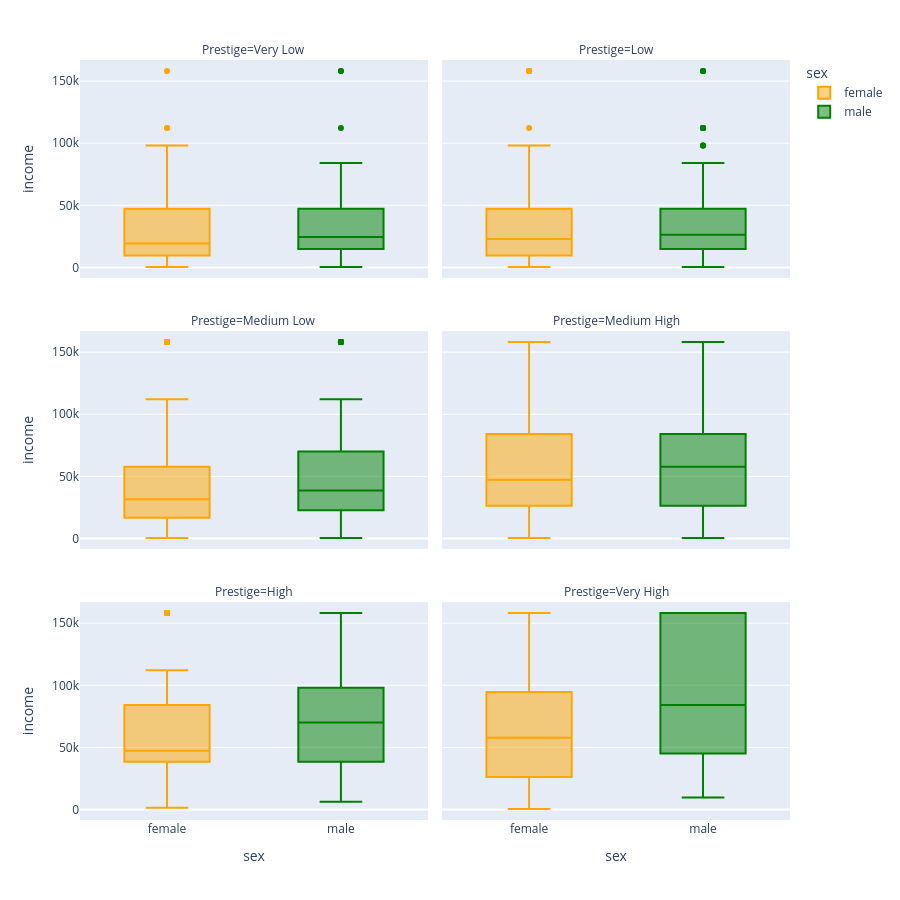

Here is the notebook cell this chart was saved with:
### Markdown cell above
## Problem 6
Create a new dataframe that contains only `income`, `sex`, and `job_prestige`. Then create a new feature in this dataframe that breaks `job_prestige` into six categories with equally sized ranges. Finally, drop all rows with any missing values in this dataframe.

Then create a facet grid with three rows and two columns in which each cell contains an interactive box plot comparing the income distributions of men and women for each of these new categories. 

(If you want men to be represented by blue and women by red, you can include `color_discrete_map = {'male':'blue', 'female':'red'}` in your plotting function. Or use different colors if you want!) [15 points]

### Code cell
data6 = gss_clean[['income', 'sex', 'job_prestige']]
data6['job_prestige_group'] = pd.cut(data6['job_prestige'], bins=6, labels=['Very Low', 'Low', 'Medium Low', 'Medium High', 'High', 'Very High'])
data6 = data6.dropna()
data6 = data6.sort_values(by='job_prestige_group')

facet_box = px.box(data6, 
    facet_col='job_prestige_group',
    x='sex', 
    y='income', 
    facet_col_wrap=2, 
    color='sex', 
    height=900, 
    color_discrete_map={'male': 'green', 'female': 'orange'},
    labels={
        'job_prestige_group': 'Prestige'
    }
)

facet_box.show()

### Figure 1 — Plotly figure (JSON) as saved in the notebook; plotly's stock layout.template omitted (floating-point values rounded to 4 significant figures; data arrays with more than 128 entries replaced by an {"elided": "..."} marker saying what was removed)
{"data": [{"alignmentgroup": "True", "hovertemplate": "sex=%{x}<br>Prestige=Very Low<br>income=%{y}<extra></extra>", "legendgroup": "female", "marker": {"color": "orange"}, "name": "female", "notched": false, "offsetgroup": "female", "orientation": "v", "showlegend": true, "type": "box", "x": ["female", "female", "female", "female", "female", "female", "female", "female", "female", "female", "female", "female", "female", "female", "female", "female", "female", "female", "female", "female", "female", "female", "female", "female", "female", "female", "female", "female", "female", "female", "female", "female", "female", "female", "female", "female", "female", "female", "female", "female", "female", "female", "female", "female", "female", "female", "female", "female", "female", "female", "female", "female", "female", "female", "female", "female", "female", "female", "female", "female", "female", "female", "female", "female", "female", "female", "female", "female", "female", "female", "female", "female", "female", "female", "female", "female", "female", "female", "female", "female", "female", "female", "female", "female", "female", "female", "female", "female", "female", "female", "female", "female", "female", "female", "female", "female", "female", "female", "female", "female", "female", "female", "female", "female", "female", "female", "female", "female", "female", "female", "female", "female", "female", "female", "female", "female", "female", "female", "female", "female", "female", "female", "female", "female", "female"], "x0": " ", "xaxis": "x5", "y": [22780.0, 19280.0, 350.5, 2454.0, 47320.0, 84120.0, 14900.0, 19280.0, 31540.0, 19280.0, 57830.0, 38560.0, 70100.0, 112200.0, 9639.0, 13140.0, 158200.0, 2454.0, 14900.0, 3856.0, 47320.0, 9639.0, 47320.0, 22780.0, 38560.0, 70100.0, 14900.0, 14900.0, 57830.0, 70100.0, 9639.0, 57830.0, 4556.0, 22780.0, 26290.0, 47320.0, 14900.0, 11390.0, 31540.0, 84120.0, 1402.0, 112200.0, 7886.0, 31540.0, 3154.0, 57830.0, 11390.0, 26290.0, 47320.0, 38560.0, 22780.0, 57830.0, 19280.0, 7886.0, 11390.0, 16650.0, 11390.0, 3154.0, 84120.0, 7886.0, 38560.0, 16650.0, 5258.0, 9639.0, 22780.0, 47320.0, 19280.0, 38560.0, 13140.0, 19280.0, 19280.0, 6309.0, 19280.0, 16650.0, 70100.0, 38560.0, 19280.0, 38560.0, 3856.0, 22780.0, 57830.0, 16650.0, 9639.0, 3154.0, 7886.0, 7886.0, 47320.0, 19280.0, 26290.0, 31540.0, 47320.0, 70100.0, 350.5, 2454.0, 6309.0, 26290.0, 9639.0, 7886.0, 57830.0, 70100.0, 5258.0, 19280.0, 14900.0, 47320.0, 26290.0, 6309.0, 22780.0, 57830.0, 70100.0, 70100.0, 7886.0, 1402.0, 26290.0, 26290.0, 47320.0, 31540.0, 6309.0, 31540.0, 3856.0, 3856.0, 57830.0, 98140.0, 19280.0, 19280.0, 38560.0], "y0": " ", "yaxis": "y5"}, {"alignmentgroup": "True", "hovertemplate": "sex=%{x}<br>Prestige=Low<br>income=%{y}<extra></extra>", "legendgroup": "female", "marker": {"color": "orange"}, "name": "female", "notched": false, "offsetgroup": "female", "orientation": "v", "showlegend": false, "type": "box", "x": {"elided": "234 str values"}, "x0": " ", "xaxis": "x6", "y": {"elided": "234 float values"}, "y0": " ", "yaxis": "y6"}, {"alignmentgroup": "True", "hovertemplate": "sex=%{x}<br>Prestige=Medium Low<br>income=%{y}<extra></extra>", "legendgroup": "female", "marker": {"color": "orange"}, "name": "female", "notched": false, "offsetgroup": "female", "orientation": "v", "showlegend": false, "type": "box", "x": {"elided": "357 str values"}, "x0": " ", "xaxis": "x3", "y": {"elided": "357 float values"}, "y0": " ", "yaxis": "y3"}, {"alignmentgroup": "True", "hovertemplate": "sex=%{x}<br>Prestige=Medium High<br>income=%{y}<extra></extra>", "legendgroup": "female", "marker": {"color": "orange"}, "name": "female", "notched": false, "offsetgroup": "female", "orientation": "v", "showlegend": false, "type": "box", "x": {"elided": "169 str values"}, "x0": " ", "xaxis": "x4", "y": {"elided": "169 float values"}, "y0": " ", "yaxis": "y4"}, {"alignmentgroup": "True", "hovertemplate": "sex=%{x}<br>Prestige=High<br>income=%{y}<extra></extra>", "legendgroup": "female", "marker": {"color": "orange"}, "name": "female", "notched": false, "offsetgroup": "female", "orientation": "v", "showlegend": false, "type": "box", "x": {"elided": "197 str values"}, "x0": " ", "xaxis": "x", "y": {"elided": "197 float values"}, "y0": " ", "yaxis": "y"}, {"alignmentgroup": "True", "hovertemplate": "sex=%{x}<br>Prestige=Very High<br>income=%{y}<extra></extra>", "legendgroup": "female", "marker": {"color": "orange"}, "name": "female", "notched": false, "offsetgroup": "female", "orientation": "v", "showlegend": false, "type": "box", "x": ["female", "female", "female", "female", "female", "female", "female", "female", "female", "female", "female", "female", "female", "female", "female", "female", "female", "female", "female", "female", "female", "female", "female", "female", "female", "female", "female", "female", "female", "female", "female", "female", "female", "female", "female", "female", "female", "female", "female"], "x0": " ", "xaxis": "x2", "y": [70100.0, 98140.0, 158200.0, 7886.0, 47320.0, 158200.0, 84120.0, 26290.0, 158200.0, 57830.0, 22780.0, 5258.0, 84120.0, 38560.0, 26290.0, 57830.0, 158200.0, 158200.0, 22780.0, 158200.0, 57830.0, 70100.0, 158200.0, 57830.0, 9639.0, 112200.0, 47320.0, 47320.0, 84120.0, 112200.0, 22780.0, 57830.0, 26290.0, 84120.0, 350.5, 70100.0, 16650.0, 70100.0, 31540.0], "y0": " ", "yaxis": "y2"}, {"alignmentgroup": "True", "hovertemplate": "sex=%{x}<br>Prestige=Very Low<br>income=%{y}<extra></extra>", "legendgroup": "male", "marker": {"color": "green"}, "name": "male", "notched": false, "offsetgroup": "male", "orientation": "v", "showlegend": true, "type": "box", "x": ["male", "male", "male", "male", "male", "male", "male", "male", "male", "male", "male", "male", "male", "male", "male", "male", "male", "male", "male", "male", "male", "male", "male", "male", "male", "male", "male", "male", "male", "male", "male", "male", "male", "male", "male", "male", "male", "male", "male", "male", "male", "male", "male", "male", "male", "male", "male", "male", "male", "male", "male", "male", "male", "male", "male", "male", "male", "male", "male", "male", "male", "male", "male", "male", "male", "male", "male", "male", "male", "male", "male", "male", "male", "male", "male", "male", "male", "male", "male", "male", "male", "male", "male", "male"], "x0": " ", "xaxis": "x5", "y": [47320.0, 1402.0, 9639.0, 22780.0, 22780.0, 22780.0, 13140.0, 7886.0, 22780.0, 38560.0, 112200.0, 19280.0, 13140.0, 31540.0, 38560.0, 16650.0, 19280.0, 26290.0, 47320.0, 16650.0, 31540.0, 14900.0, 19280.0, 7886.0, 57830.0, 19280.0, 47320.0, 38560.0, 9639.0, 11390.0, 7886.0, 6309.0, 47320.0, 6309.0, 31540.0, 38560.0, 57830.0, 9639.0, 84120.0, 22780.0, 16650.0, 70100.0, 14900.0, 38560.0, 19280.0, 1402.0, 14900.0, 26290.0, 7886.0, 38560.0, 7886.0, 47320.0, 9639.0, 70100.0, 22780.0, 9639.0, 158200.0, 26290.0, 47320.0, 47320.0, 47320.0, 70100.0, 16650.0, 38560.0, 7886.0, 38560.0, 70100.0, 38560.0, 19280.0, 47320.0, 57830.0, 38560.0, 31540.0, 31540.0, 47320.0, 31540.0, 11390.0, 158200.0, 19280.0, 14900.0, 47320.0, 350.5, 19280.0, 47320.0], "y0": " ", "yaxis": "y5"}, {"alignmentgroup": "True", "hovertemplate": "sex=%{x}<br>Prestige=Low<br>income=%{y}<extra></extra>", "legendgroup": "male", "marker": {"color": "green"}, "name": "male", "notched": false, "offsetgroup": "male", "orientation": "v", "showlegend": false, "type": "box", "x": {"elided": "238 str values"}, "x0": " ", "xaxis": "x6", "y": {"elided": "238 float values"}, "y0": " ", "yaxis": "y6"}, {"alignmentgroup": "True", "hovertemplate": "sex=%{x}<br>Prestige=Medium Low<br>income=%{y}<extra></extra>", "legendgroup": "male", "marker": {"color": "green"}, "name": "male", "notched": false, "offsetgroup": "male", "orientation": "v", "showlegend": false, "type": "box", "x": {"elided": "269 str values"}, "x0": " ", "xaxis": "x3", "y": {"elided": "269 float values"}, "y0": " ", "yaxis": "y3"}, {"alignmentgroup": "True", "hovertemplate": "sex=%{x}<br>Prestige=Medium High<br>income=%{y}<extra></extra>", "legendgroup": "male", "marker": {"color": "green"}, "name": "male", "notched": false, "offsetgroup": "male", "orientation": "v", "showlegend": false, "type": "box", "x": {"elided": "162 str values"}, "x0": " ", "xaxis": "x4", "y": {"elided": "162 float values"}, "y0": " ", "yaxis": "y4"}, {"alignmentgroup": "True", "hovertemplate": "sex=%{x}<br>Prestige=High<br>income=%{y}<extra></extra>", "legendgroup": "male", "marker": {"color": "green"}, "name": "male", "notched": false, "offsetgroup": "male", "orientation": "v", "showlegend": false, "type": "box", "x": {"elided": "148 str values"}, "x0": " ", "xaxis": "x", "y": {"elided": "148 float values"}, "y0": " ", "yaxis": "y"}, {"alignmentgroup": "True", "hovertemplate": "sex=%{x}<br>Prestige=Very High<br>income=%{y}<extra></extra>", "legendgroup": "male", "marker": {"color": "green"}, "name": "male", "notched": false, "offsetgroup": "male", "orientation": "v", "showlegend": false, "type": "box", "x": ["male", "male", "male", "male", "male", "male", "male", "male", "male", "male", "male", "male", "male", "male", "male", "male", "male", "male", "male", "male", "male", "male", "male", "male", "male", "male", "male", "male", "male", "male", "male", "male", "male", "male", "male", "male", "male", "male", "male", "male", "male", "male", "male", "male", "male", "male", "male", "male", "male", "male", "male", "male", "male"], "x0": " ", "xaxis": "x2", "y": [158200.0, 57830.0, 98140.0, 57830.0, 158200.0, 57830.0, 31540.0, 112200.0, 38560.0, 158200.0, 158200.0, 84120.0, 70100.0, 112200.0, 158200.0, 26290.0, 158200.0, 158200.0, 158200.0, 84120.0, 84120.0, 31540.0, 47320.0, 38560.0, 22780.0, 47320.0, 57830.0, 98140.0, 38560.0, 84120.0, 9639.0, 57830.0, 158200.0, 70100.0, 47320.0, 31540.0, 57830.0, 70100.0, 84120.0, 31540.0, 112200.0, 158200.0, 84120.0, 19280.0, 158200.0, 84120.0, 158200.0, 158200.0, 38560.0, 84120.0, 19280.0, 57830.0, 158200.0], "y0": " ", "yaxis": "y2"}], "layout": {"annotations": [{"font": {}, "showarrow": false, "text": "Prestige=High", "x": 0.245, "xanchor": "center", "xref": "paper", "y": 0.2867, "yanchor": "bottom", "yref": "paper"}, {"font": {}, "showarrow": false, "text": "Prestige=Very High", "x": 0.755, "xanchor": "center", "xref": "paper", "y": 0.2867, "yanchor": "bottom", "yref": "paper"}, {"font": {}, "showarrow": false, "text": "Prestige=Medium Low", "x": 0.245, "xanchor": "center", "xref": "paper", "y": 0.6433, "yanchor": "bottom", "yref": "paper"}, {"font": {}, "showarrow": false, "text": "Prestige=Medium High", "x": 0.755, "xanchor": "center", "xref": "paper", "y": 0.6433, "yanchor": "bottom", "yref": "paper"}, {"font": {}, "showarrow": false, "text": "Prestige=Very Low", "x": 0.245, "xanchor": "center", "xref": "paper", "y": 1.0, "yanchor": "bottom", "yref": "paper"}, {"font": {}, "showarrow": false, "text": "Prestige=Low", "x": 0.755, "xanchor": "center", "xref": "paper", "y": 1.0, "yanchor": "bottom", "yref": "paper"}], "boxmode": "overlay", "height": 900, "legend": {"title": {"text": "sex"}, "tracegroupgap": 0}, "margin": {"t": 60}, "xaxis": {"anchor": "y", "categoryarray": ["female", "male"], "categoryorder": "array", "domain": [0, 0.49], "title": {"text": "sex"}}, "xaxis2": {"anchor": "y2", "categoryarray": ["female", "male"], "categoryorder": "array", "domain": [0.51, 1], "matches": "x", "title": {"text": "sex"}}, "xaxis3": {"anchor": "y3", "domain": [0, 0.49], "matches": "x", "showticklabels": false}, "xaxis4": {"anchor": "y4", "domain": [0.51, 1], "matches": "x", "showticklabels": false}, "xaxis5": {"anchor": "y5", "domain": [0, 0.49], "matches": "x", "showticklabels": false}, "xaxis6": {"anchor": "y6", "domain": [0.51, 1], "matches": "x", "showticklabels": false}, "yaxis": {"anchor": "x", "domain": [0, 0.2867], "title": {"text": "income"}}, "yaxis2": {"anchor": "x2", "domain": [0, 0.2867], "matches": "y", "showticklabels": false}, "yaxis3": {"anchor": "x3", "domain": [0.3567, 0.6433], "matches": "y", "title": {"text": "income"}}, "yaxis4": {"anchor": "x4", "domain": [0.3567, 0.6433], "matches": "y", "showticklabels": false}, "yaxis5": {"anchor": "x5", "domain": [0.7133, 1.0], "matches": "y", "title": {"text": "income"}}, "yaxis6": {"anchor": "x6", "domain": [0.7133, 1.0], "matches": "y", "showticklabels": false}}}
